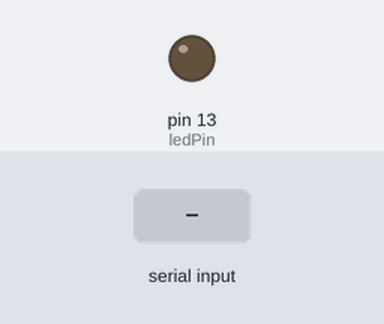
This sketch was run on a simulated Arduino Uno, built with avr-gcc and run on an emulated ATmega328P. Shown: output pins drawn as LEDs (lit = HIGH). The inputs (shaded band) are chosen by the test bench.

Above: at 1.2 s.
1.3 s: "H" received over Serial
At 1.9 s:
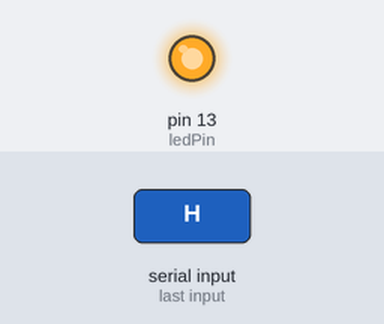
2.8 s: "L" received over Serial
At 4.2 s:
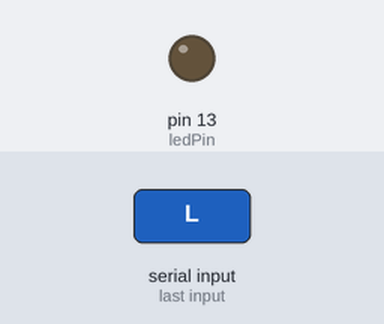
Timing chart, 0 to 5.8 s (numbered marks = the images above; inputs shaded):
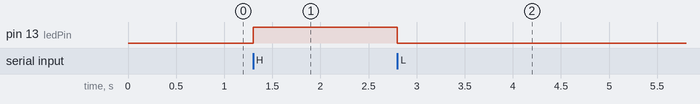

The sketch:

receive_serial_monitor.ino
```cpp
const int ledPin = 13; // Digital output pin for the LED

void setup()
{
    Serial.begin(9600);      // Initialize serial communication at 9600 baud
    pinMode(ledPin, OUTPUT); // Set the LED pin as an output
}

void loop()
{
    if (Serial.available() > 0)
    {                                      // Check if there is incoming data
        char receivedChar = Serial.read(); // Read the incoming character
        if (receivedChar == 'H')
        { // If 'H' is received, turn the LED on
            digitalWrite(ledPin, HIGH);
        }
        else if (receivedChar == 'L')
        { // If 'L' is received, turn the LED off
            digitalWrite(ledPin, LOW);
        }
    }
}
```

Measured:
- after the input at 1.3 s, pin 13 (ledPin): LOW → HIGH at once
- after the input at 2.8 s, pin 13 (ledPin): HIGH → LOW at once
